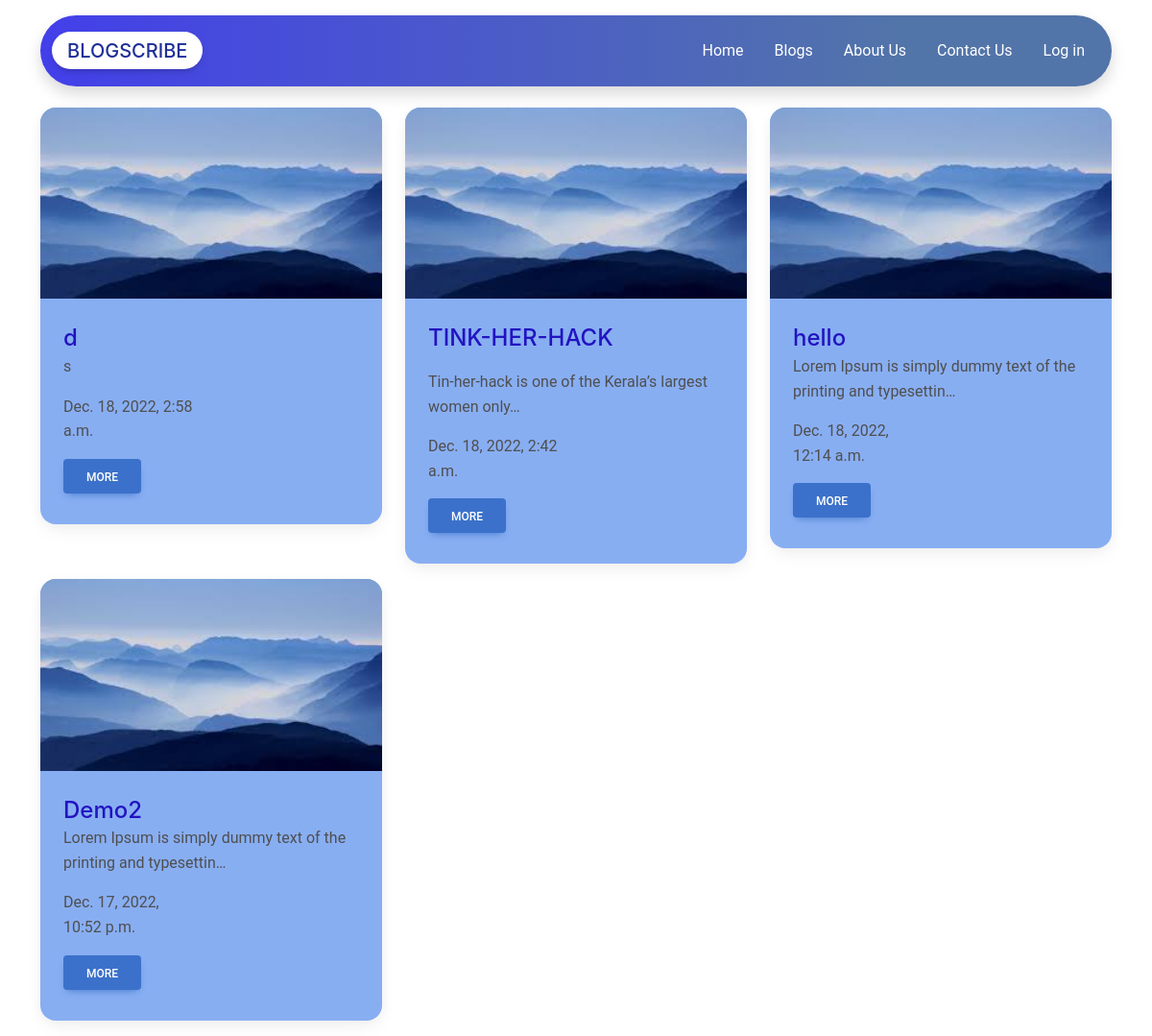
The app's page /blogs, older data.
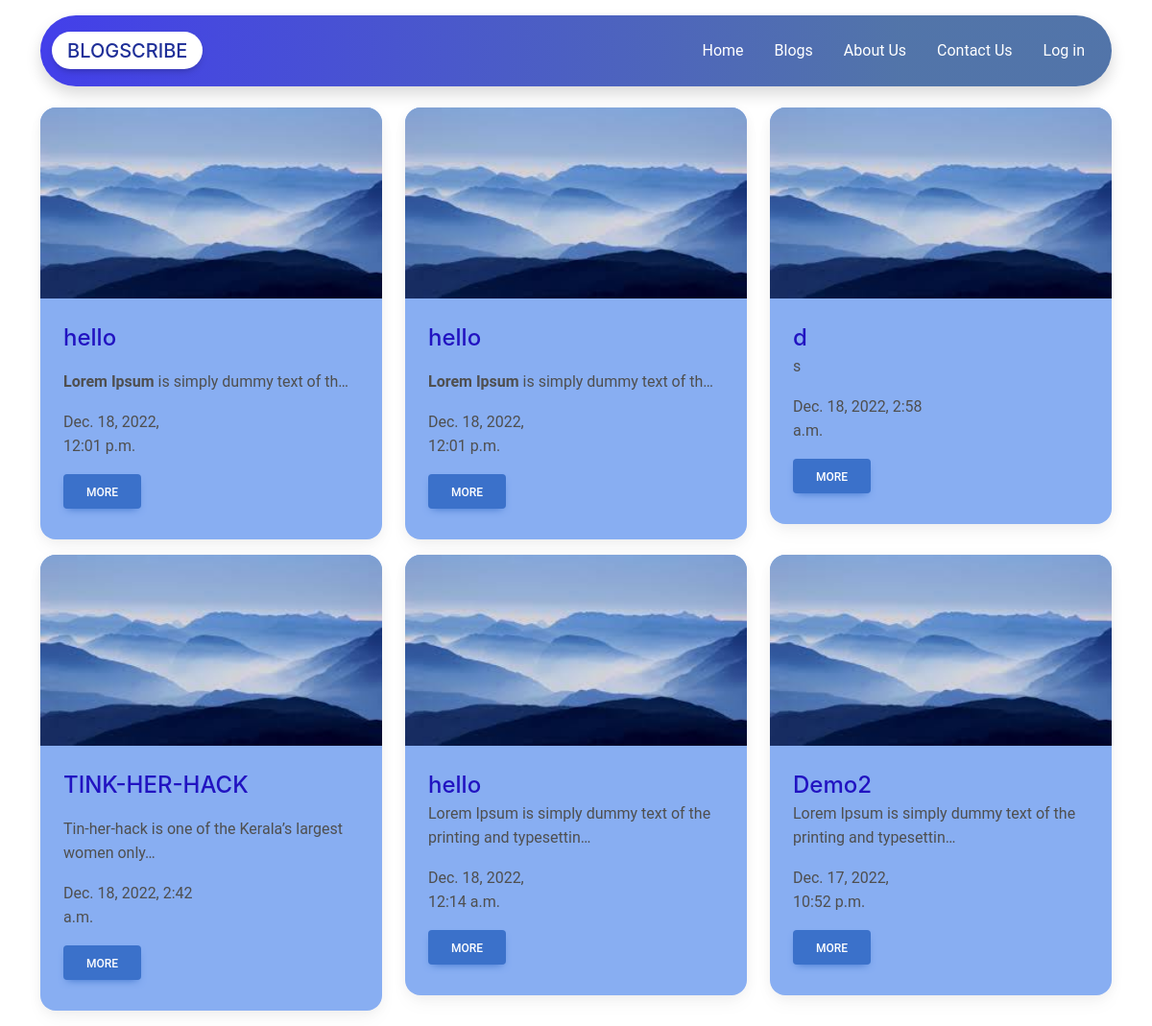
The same page, newer data.
### home/models.py (models this page shows, shortened)
class BlogModel (models.Model):
    user = models.ForeignKey(User, on_delete=models.CASCADE ,null=True, blank=True)
    image=models.ImageField(upload_to='images', null=True, blank=True)
    title = models.CharField(max_length=255)
    desc = RichTextField()
    addedtime=models.DateTimeField(auto_now_add=True, blank=True)
    updatedtime=models.DateTimeField(auto_now=True, blank=True)

### home/views.py (the view)
# urls.py: path('blogs', views.blogs, name='blogs')
def blogs(request):
    return render(request,'blogs.html', {
        'blogs': BlogModel.objects.order_by('-updatedtime')
    })

### templates/blogs.html (shortened to what this page needs)
       {% load static %}
       {% include 'base.html'%}
        <div class="container ccontainer">
            {% include 'navbar.html'%}
            <div class="row mt-7">
                {% for x in blogs %}
                <div class="col-4">
                    <div class="item card rounded-7 mb-3 pb-2 overflow-hidden bg-primarys position-static">
                        <img src="{{x.image.url }}" class="img-fluid" />
                        <div class="card-body text-left h-100">
                            <h4 class="d-inline-block  card-text mb-0">{{x.title}}</h4>
                            <p class="card-text">{{x.desc |truncatechars:64 | safe}}
                            </p>
                            <div class="row">
                                <div class="col-6">
                                    <p class="card-text"> {{x.addedtime}}</p>
                                </div>
                                <div class="row mt-3">
                                    <div class="col-6">
                                      <a href="{% url 'blog' x.id %}" class="btn btn-primary">More</a>
                                    </div>
                                    <div class="col-6">
                                    </div>
                                  </div>
                            </div>
                        </div>
                    </div>
                </div>
                {% endfor %}
            </div>
        </div>

Row changes from the older to the newer data that the page shows:
added BlogModel: image (picture), title "hello", desc "Lorem Ipsum is simply dummy text of th…", addedtime "Dec. 18, 2022, 12:01 p.m."
added BlogModel: image (picture), title "hello", desc "Lorem Ipsum is simply dummy text of th…", addedtime "Dec. 18, 2022, 12:01 p.m."
